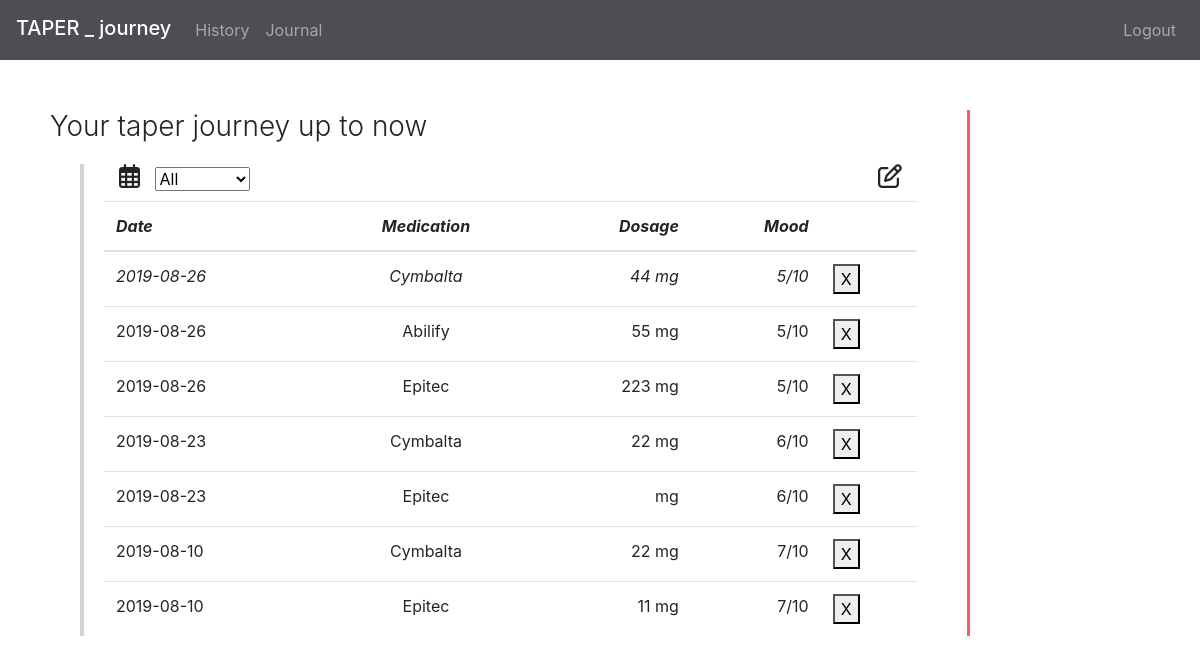
Page /history (signed in) on the earlier database version.
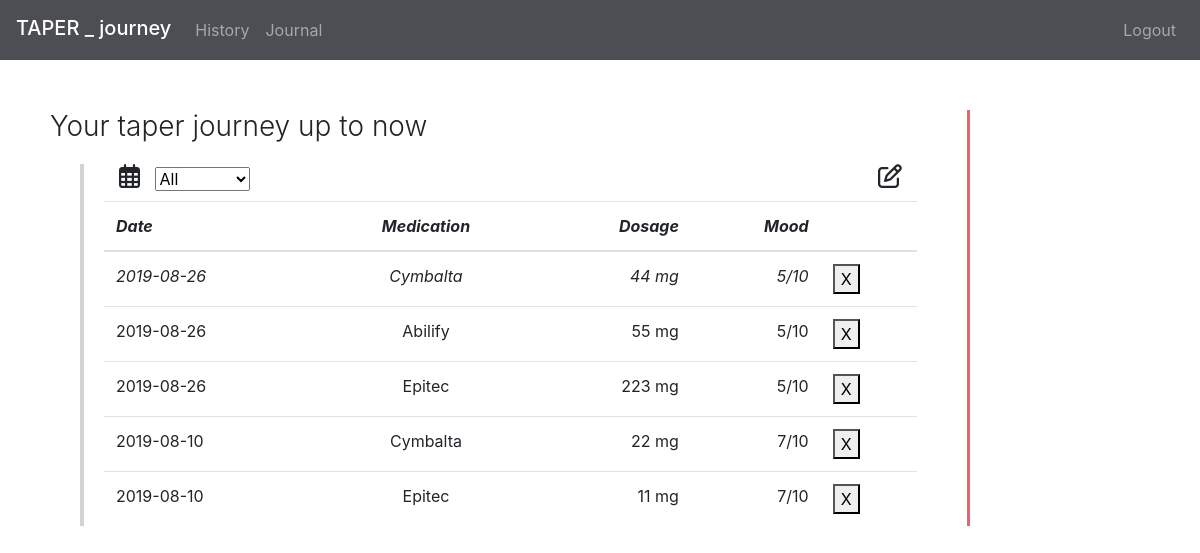
Same page on the later database version.
### tables this page shows
CREATE TABLE 'entries' ('id' integer PRIMARY KEY AUTOINCREMENT NOT NULL,'drugs' text,'doses' text, 'mood' smallint, 'side_effects' text, 'journal' text, 'user_id' integer NOT NULL, 'entry_date' date NOT NULL);

### application.py (the view)
@app.route("/history", methods=["GET", "POST"])
@signin_required
def history():
    if not (db.execute("SELECT * FROM entries WHERE user_id = ? ORDER BY entry_date DESC", (session["user_id"]))):
        data={"hasHistory" : "false"}
    else:
        rows = db.execute("SELECT * FROM entries WHERE user_id = ? ORDER BY entry_date DESC", (session["user_id"]))
        data = []
        all_drugs=[]
        for row in rows:
            temp_row = [];
            if (row["drugs"]):
                mood = row["mood"]
                drugs = row["drugs"].split(",")
                doses = row["doses"].split(",")
                mood = row["mood"]
                date = row["entry_date"]
                side_effects = row["side_effects"].split(",")
                all_drugs += drugs
                for i in range(len(drugs)):
                    temp_row = {"drug": drugs[i], "dose": doses[i], "mood": mood, "date": date, "side_effects": side_effects}
                    data.append(temp_row)
            else:
                continue
        if not request.form.get("Value"):
            newList = data
        elif request.form.get("Value") == "All":
            newList = data
        else:
            newList = []
            for entry in data:
                if entry["drug"] == request.form.get("Value"):
                    newList.append(entry)
    print(f"{newList}")
    return render_template("history.html", page_data=newList, drugNames=list(set(all_drugs)))

### application.py (called while the page is built)
@app.after_request
def after_request(response):
    response.headers["Cache-Control"] = "no-cache, no-store, must-revalidate"
    response.headers["Expires"] = 0
    response.headers["Pragma"] = "no-cache"
    return response

### helpers.py (called while the page is built)
def signin_required(f):
    @wraps(f)
    def decorated_function(*args, **kwargs):
        if session.get("user_id") is None:
            return redirect("/signin")
        return f(*args, **kwargs)
    return decorated_function

### templates/history.html (shortened to what this page needs)
{% extends "layout.html" %}
{% block main %}
<div id="historyContainer">
    <div class="wrapper">
        <h3 class="font-weight-light" >Your taper journey up to now</h3>
        <div id="borderContainer">
            <div class="container">
                <div>
                    <i style = "margin-right: 10px" class="far fa-calendar-alt"></i>
                    <select id="drugNames" value="">
                        <option name="drugName" id="All">All</option>
                    </select>
                </div>
                <i class="far fa-edit"  id="showDrugdata" data-toggle="modal" data-target="#trackDrugsModal"></i>
            </div>
            <table id="historyTable" class="table table-hover">
                <thead>
                    <tr>
                        <th  class="text-left">Date</th>
                        <th class="text-center">Medication</th>
                        <th class="text-right">Dosage</th>
                        <th class="text-right">Mood</th>
                        <th></th>
                    </tr>
                </thead>
                <tbody>
                    {% for i in range(page_data|length) %}
                    <tr onMouseOver="this.style.backgroundColor='rgba(242, 95,105, 0.4)'"
                        onMouseOut="this.style.backgroundColor='transparent'" >
                        <td>{{ page_data[i].date }} </th>
                        <td align="center">{{ page_data[i].drug }}</td>
                        <td align="right">{{ page_data[i].dose}} mg</td>
                        <td align="right">{{ page_data[i].mood }}/10</td>
                        <td><button class="shadow-none">X</button ></td>
                    </tr>
                    {% endfor %}
                </tbody>
            </table>
        </div>
    </div>
</div>
{% endblock %}

### templates/layout.html (shortened to what this page needs)
<!DOCTYPE html>
<html>
    <head>
        <link href="https://stackpath.bootstrapcdn.com/bootstrap/4.1.3/css/bootstrap.min.css" rel="stylesheet">
        <link rel="stylesheet" href="https://code.jquery.com/ui/1.12.1/themes/base/jquery-ui.css" />
        <link href="https://stackpath.bootstrapcdn.com/font-awesome/4.7.0/css/font-awesome.min.css" rel="stylesheet">
        <link href="/static/styles.css" rel="stylesheet">
    </head>
    <body>
        <nav class="navbar bg-custom navbar-expand-sm navbar-dark">
            <a class="navbar-brand mb-1 h1" href="/">TAPER _ journey</a>
            <div class="collapse navbar-collapse" id="navbarNav">
                <ul class="navbar-nav">
                    <li class="nav-item">
                        <a class="nav-link" href="/history">History</a>
                    </li>
                    <li class="nav-item">
                        <a class="nav-link" href="/journal">Journal</a>
                    </li>
                </ul>
                <ul class="navbar-nav ml-auto">
                     <li class="nav-item" style="float:right">
                        <a class="nav-link" href="/logout">Logout</a>
                    </li>
                </ul>
            </div>
        </nav>
        <main>
            {% block main %}{% endblock %}
        </main>
    </body>
</html>

### static/styles.css (style rules this page uses)
body, html { margin: 0px; padding: 0px; }
* { box-sizing: border-box; }
select { box-shadow: 0px 0px 4px gray; }
button { box-shadow: 2px 2px 4px gray; }
.bg-custom { background-color: #4C4E53; }
button { cursor: pointer; }
select option { color: black; }
select option:first-child { color: grey; }
input, select { box-shadow: none }
i { display: inline-block; margin: 10px padding: 10px; font-size: 1.5em; cursor: pointer; }
.container { display: flex; justify-content: space-between; align-items: flex-center; margin-bottom: 10px; }
.wrapper { width: 80%; }
.wrapper h3 { margin-bottom: 20px; }
#historyContainer { margin-top: 50px; margin-left: 30px; padding-left: 20px; }
.wrapper { border-right: 3px solid rgba(242, 95,105, 1); }
#borderContainer { border-left: 4px solid lightGray; margin-left: 30px; margin-right:30px; padding-left: 20px; padding-right: 20px; }
#historyTable tr:first-child { font-style:italic; }

Differences in the rows shown:
removed entries: entry_date "2019-08-23" "2019-08-23", mood "6" "6"
Other differences:
list line gone: "Cymbalta 22 mg /10 X"
list line gone: "Epitec mg /10 X"
